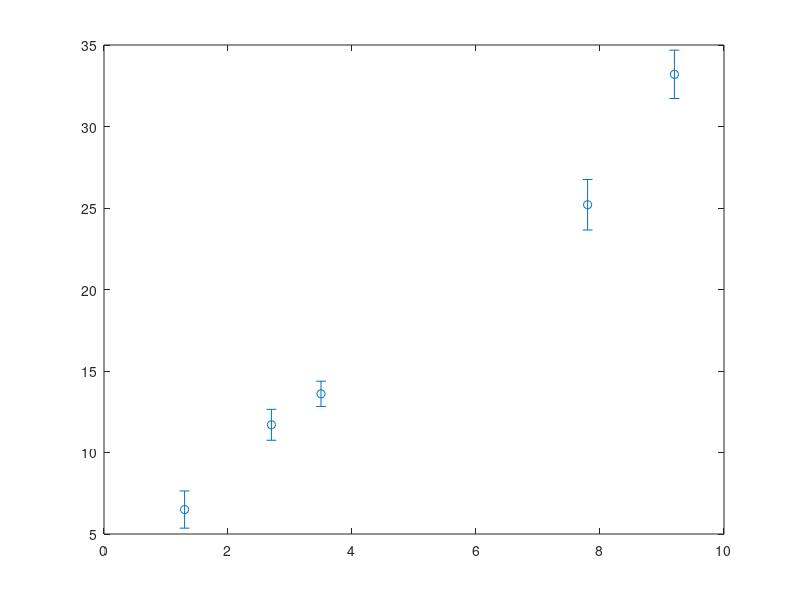

Recreate this plot in MATLAB. (Note: this script raises an error after producing the figure.)
% Detta skript visar hur man passar en rät linje
%      y(x) = k*x + m
% till en dataserie med varianser

x = [1.3 2.7 3.5 7.8 9.2];
y = [6.5 11.7 13.6 25.2 33.2];
s2 = [1.3 0.9 0.6 2.4 2.2];

% Vi kan plotta punkterna med osäkerheten utritad
errorbar(x, y, s2.^0.5, 'o')

% Nu genomför vi en s.k. "viktad" minsta kvadrat anpassning:
% http://se.mathworks.com/help/curvefit/fit.html
f = fittype('poly1');  % Linjär ekvation (2 parametrar)
options = fitoptions('poly1');
options.Weights = 1./s2;
fitobj = fit(x', y', f, options);
k = fitobj.p1
m = fitobj.p2
% Standard avvikelsen för resp. parameter fås genom:
std_dev = diff(confint(fitobj, 0.6827))/2;
dk = std_dev(1)
dm = std_dev(2)

hold on;
handle = plot([x(1) x(end)], m + k*[x(1) x(end)]);
lbl = sprintf('fit: y = (%.2f +/- %.2f) x + %.2f +/- %.2f', k, dk, m, dm);
legend('data', lbl, 'Location', 'NorthWest')
saveas(handle, 'wls_fit.png', 'png')
